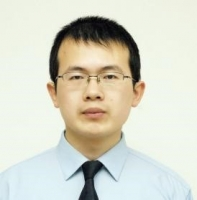
%> input picture CHT/CH02/2.jpg, 197 x 200 px
$ octave fig3.m   (GNU Octave 9; MATLAB toolbox functions it lacks are replaced by stand-ins)
%> lines starting %> are read from the running program, lines starting %| are printed output that depends on the picture; in (x1, y1, x2, y2) boxes, pixels count from 0 and x2, y2 are one past the last pixel; in counts of white or black regions, pixels touching at a corner belong together; the program's own positions count from 1
clc;
clear all;
img = imread('2.jpg');
%> img is the input picture: size 200x197x3 uint8; mean R, G, B 213.4, 213.5, 199.7
figure,
subplot(2,2,1),
imshow(img);
title('original');
img=im2bw(img);
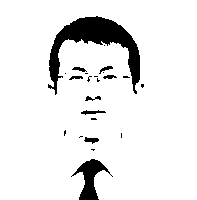
%> img: size 200x197 logical; 91.3% white; 23 black regions (14 under 20 px), largest, box (x1, y1, x2, y2) and area: (48, 16, 140, 95) 2361, (71, 159, 113, 200) 654, (81, 110, 106, 115) 65
img1=edge(img,'sobel');
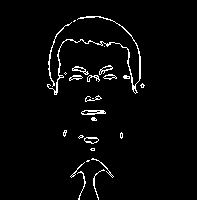
%> img1: size 200x197 logical; 3.1% white in thin lines or dots, all inside (x1, y1, x2, y2) = (47, 16, 145, 200)
%用SOBEL算子進行邊緣檢驗
subplot(2,2,2),
imshow(img1);
title('edge');
img2 = bwperim(img,8);
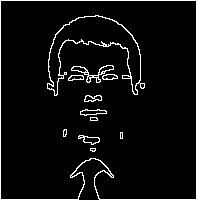
%> img2: size 200x197 logical; 5.2% white in thin lines or dots
%用bwperim函數進行輪廓分析
subplot(2,2,3),
imshow(img2);
title('bwperim');
subplot(2,2,4),
 [B,L] = bwboundaries(img);
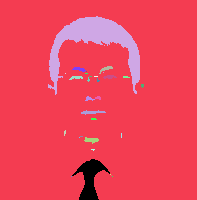
%> L: size 200x197 double; 32 distinct labels, from 0 to 31; one colour per label, 0 black
%> B = 31 boundaries; largest, box (x1, y1, x2, y2) and points: (0, 0, 197, 200) 889, (48, 16, 140, 95) 393, (81, 110, 106, 115) 50, (84, 137, 99, 144) 33, (99, 66, 113, 74) 31
imshow(img);
hold on;
for k = 1:length(B)
    boundary = B{k};
%一個一個分析邊界像素
    plot(boundary(:,2),boundary(:,1),'r','LineWidth',2);
%一個一個標示邊界像素；用紅色標示，以突出圖形邊界顯示結果；
end
%> this loop made 31 passes
%> boundary on passes 4, 6, 8, 9, 12, 14, 16, 23, 25, 26, 27, 28: [74 66; 74 66], [177 72; 177 72], [138 80; 138 80], [137 81; 137 82; 137 83; 137 82; 137 81], [74 86; 74 87; 74 88; 74 87; 74 86], [72 87; 72 87], [77 90; 77 91; 77 92; 77 91; 77 90], [73 104; 73 104], [46 105; 46 105], [175 111; 175 111], [176 112; 176 112], [177 113; 177 113]
title('bwboundaries');
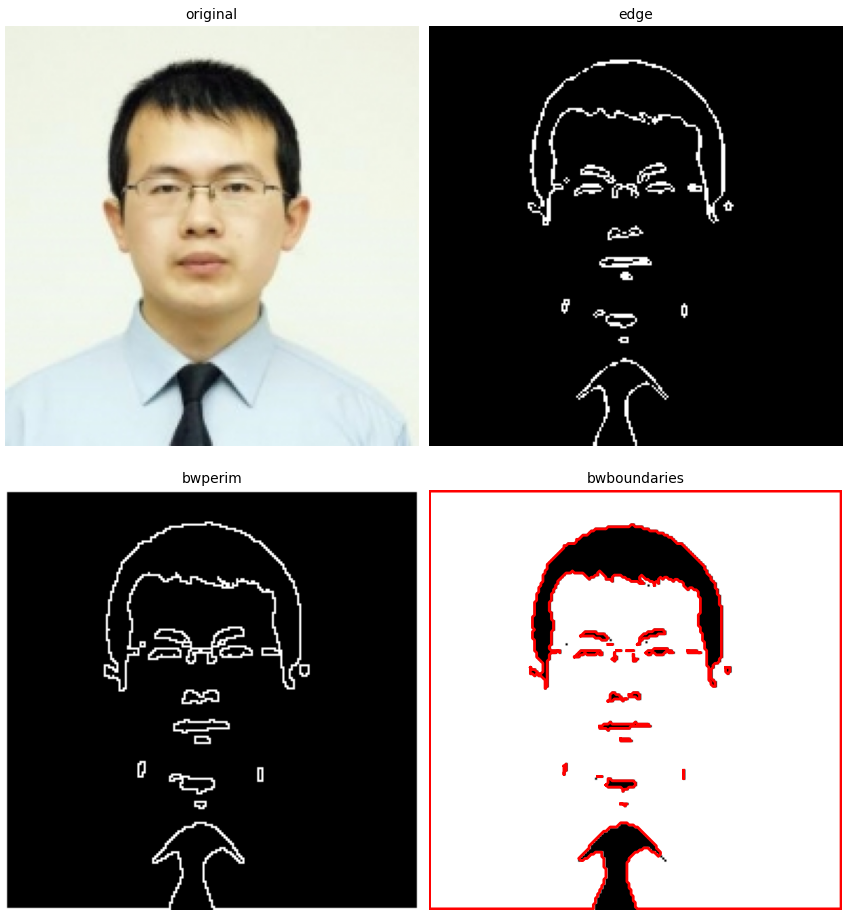
%> figure redrawn from the program's plot data, 4 panels

$ run again, with CHT/CH02/3.jpg copied over CHT/CH02/2.jpg
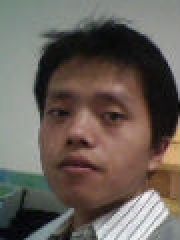
%> input picture CHT/CH02/3.jpg, 90 x 120 px (shown 2 times larger)
%> img is the input picture: size 120x90x3 uint8; mean R, G, B 104.4, 95.6, 88.7
%> img: size 120x90 logical; 36.7% white; 12 white regions (6 under 20 px), largest, box (x1, y1, x2, y2) and area: (0, 0, 90, 87) 2781, (47, 94, 90, 120) 686, (41, 62, 72, 80) 178, (81, 60, 90, 84) 106, (36, 55, 50, 71) 101, (16, 105, 36, 120) 78
%> img1: size 120x90 logical; 6% white in thin lines or dots
%> img2: size 120x90 logical; 9% white in thin lines or dots
%> `[B,L] = bwboundaries(img);`:
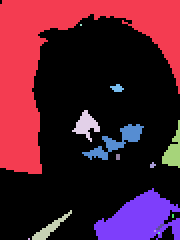
%> L: size 120x90 double (shown 2 times larger); 16 distinct labels, from 0 to 15; one colour per label, 0 black
%> B = 15 boundaries; largest, box (x1, y1, x2, y2) and points: (0, 0, 90, 87) 410, (47, 94, 90, 120) 136, (41, 62, 72, 80) 90, (81, 60, 90, 84) 58, (36, 55, 50, 71) 44
%> the loop `for k = 1:length(B)` made 15 passes
%> boundary on passes 2, 5, 10, 12, 13, 15: [120 15; 120 15], [13 41; 13 41], [83 76; 82 77; 83 78; 84 77; 84 76; 83 76], [108 87; 109 87; 108 87], [116 78; 116 78], [117 80; 117 80]
%> `title('bwboundaries');`:
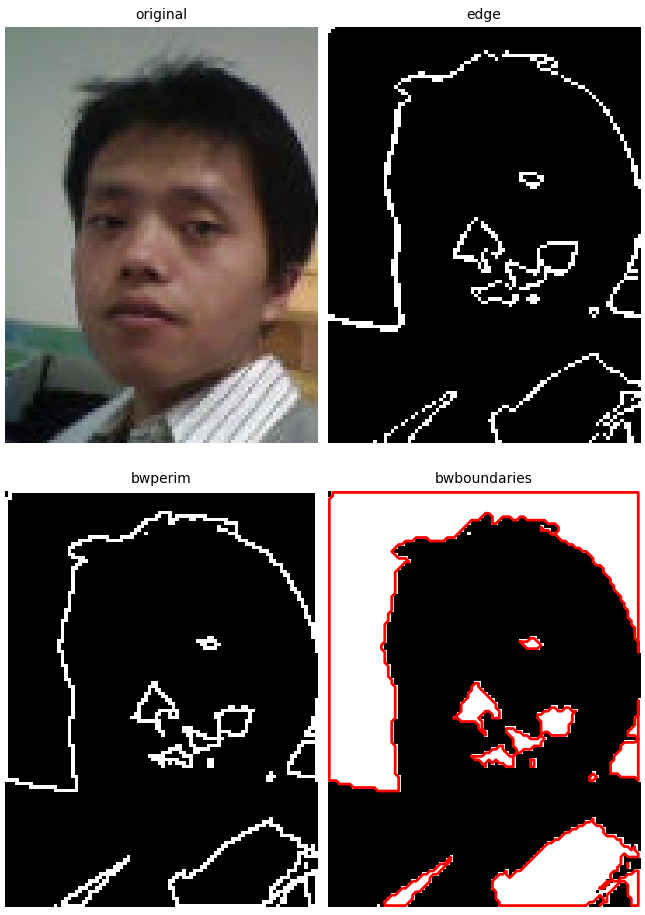
%> figure redrawn from the program's plot data, 4 panels
